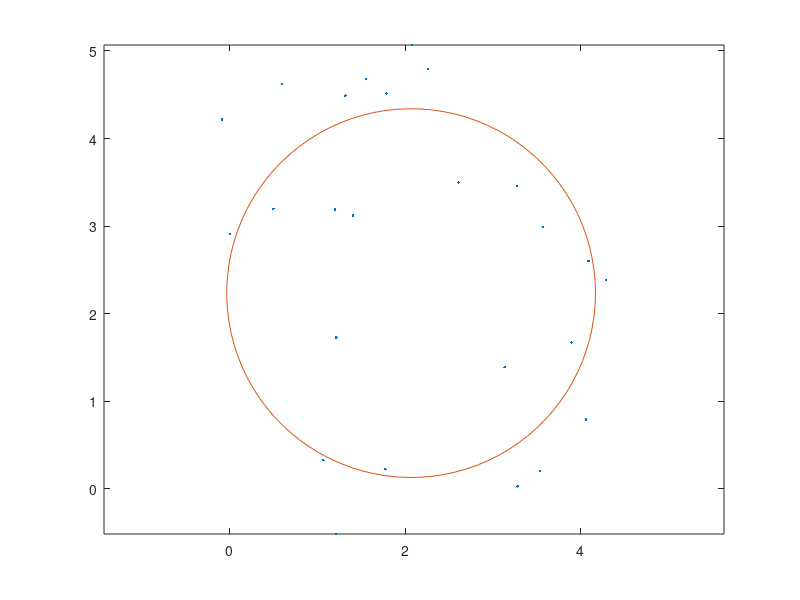
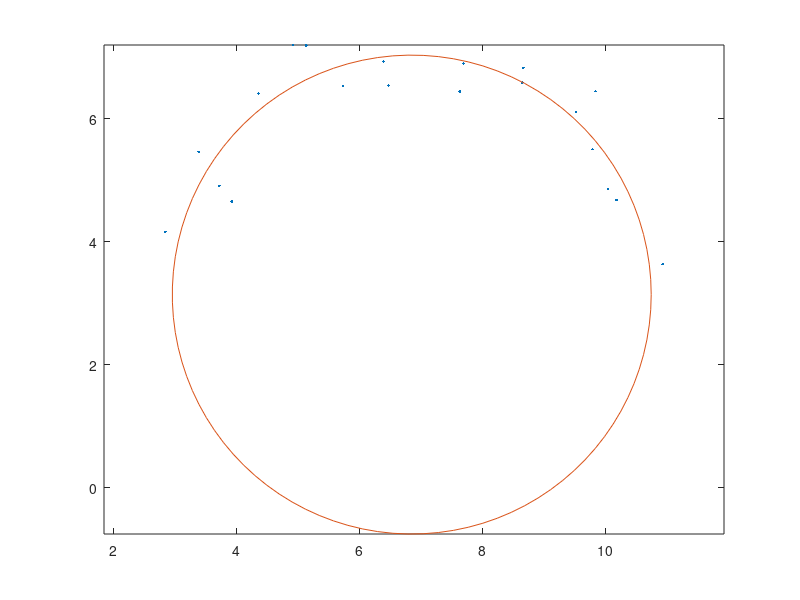

Source code (MATLAB) for these figures, in order:
x=[1.7745828; 1.5564247; 1.4031123; 3.9001242; 1.3169531; 3.5428623; 1.2130591;
   1.0662723; 0.0019728; -0.0916895; 4.0942799; 0.4960777; 1.7870018;
   3.5777697; 2.6105061; 3.2787335; 1.2084442; 2.2590815; 3.2846900;
   4.2947338; 2.0773552; 0.5919104; 4.0648706; 1.1978026; 3.1357813];

y=[0.223926; 4.679744; 3.118928; 1.671998; 4.489287; 0.202165; 1.727469;
   0.326929; 2.908360; 4.218851; 2.602819; 3.197936; 4.512759;
   2.987913; 3.499582; 3.457453; -0.516197; 4.796360; 0.027931;
   2.384780; 5.067981; 4.623044; 0.792238; 3.187952; 1.389320];


figure(1)
plot(x,y, '.')
hold on
axis equal;

function err = kolko(T, X, Y)
  inside = sqrt((X - T(1)) .^ 2 + (Y - T(2)) .^ 2) - T(3);
  err = sumsq(inside);
endfunction


x0 = sqp([0,0,0], @(T)(kolko(T, x, y)));


alpha = linspace(0, 2*pi, 100);
new_x = x0(1) + x0(3) * cos(alpha);
new_y = x0(2) + x0(3) * sin(alpha)



plot(new_x, new_y);
hold off

figure(2)

alpha = 1 * pi * rand(20,1);
x0=7;
y0=3;
r=4;
sigma=.3;
x= x0 + r*cos(alpha) + normrnd(0,sigma,size(alpha));
y= y0 + r*sin(alpha) + normrnd(0,sigma,size(alpha));

plot(x,y, '.')
axis equal;
hold on

x0 = sqp([0,0,0], @(T)(kolko(T, x, y)));


alpha = linspace(0, 2*pi, 100);
new_x = x0(1) + x0(3) * cos(alpha);
new_y = x0(2) + x0(3) * sin(alpha)

plot(new_x, new_y);
hold off
